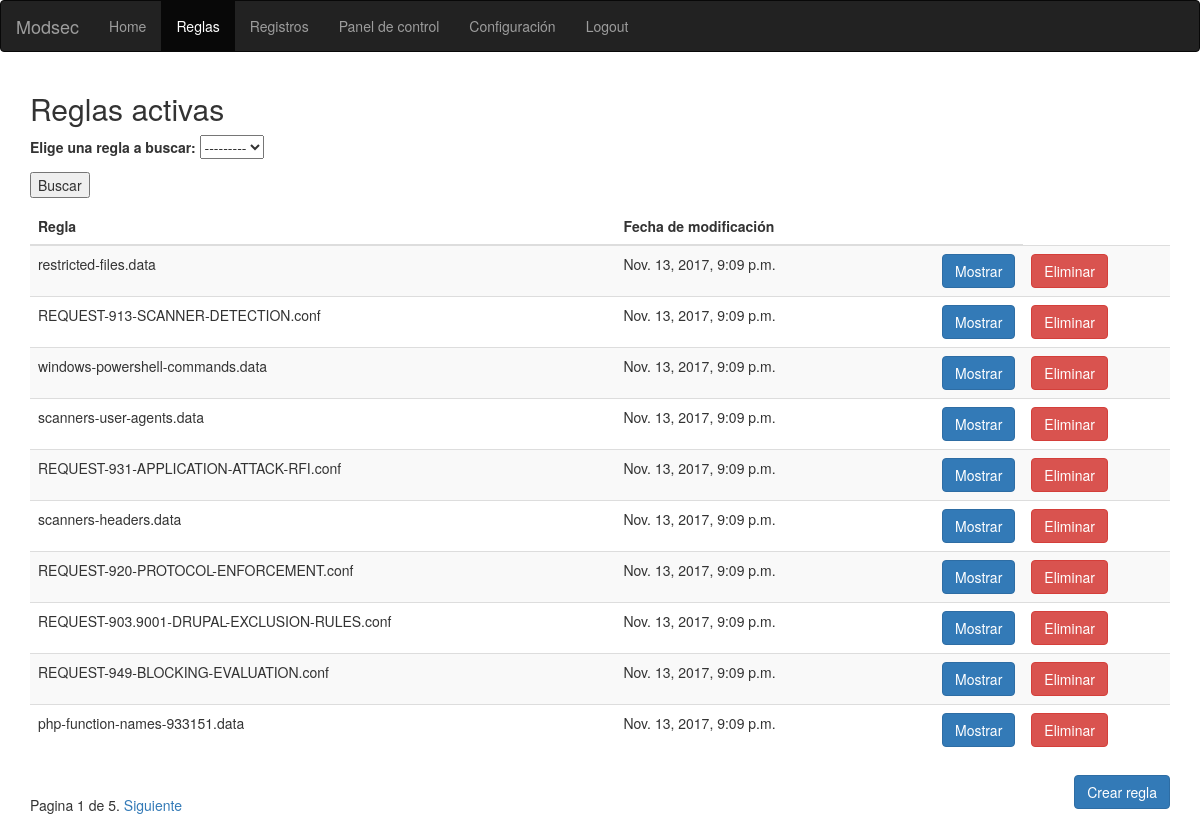
The app's page /modsec/rules/ (signed in) with its own data.
### modsec/models.py (models this page shows, shortened)
class Rule(models.Model):
    name= models.CharField(max_length=200)
    text= RichTextField(config_name='default',extra_plugins=['codesnippet'],)
    lastMod=models.DateTimeField(default=timezone.now)
    path=models.ForeignKey(Path,on_delete=models.CASCADE)

### modsec/views.py (the view)
@login_required(login_url='/modsec/login')
def rules(request):
    rule=""
    if request.method == 'POST':
        form = selectRule(request.POST)
        if form.is_valid():
            rule=form.cleaned_data['ruleSel']
            rules=Rule.objects.all()
            reglas=[]
            for r in rules:
                if str(rule)==str(r):
                    reglas.append(r)
            paginator = Paginator(reglas, 10) # Show 25 contacts per page
            page = request.GET.get('page')
            try:
                reglas = paginator.page(page)
            except PageNotAnInteger:
                reglas = paginator.page(1)
            except EmptyPage:
                reglas = paginator.page(paginator.num_pages)
            context={'form':form,'reglas':reglas,'rule': rule}
            return render(request, 'modsec/rules.html',context)
    else:
        reglas=Rule.objects.all()
        paginator = Paginator(reglas, 10) # Show 25 contacts per page
        page = request.GET.get('page')
        try:
            reglas = paginator.page(page)
        except PageNotAnInteger:
            reglas = paginator.page(1)
        except EmptyPage:
            reglas = paginator.page(paginator.num_pages)
        form = selectRule()
        context={'form':form,'reglas':reglas,'rule': rule}
    return render(request, 'modsec/rules.html',context)

### modsec/forms.py
class selectRule(forms.Form):
    ruleSel=forms.ModelChoiceField(queryset=Rule.objects.all(),label="Elige una regla a buscar")

### modsec/templates/modsec/rules.html (shortened to what this page needs)
<!DOCTYPE html>
<html lang="en">
<head>
  <link rel="stylesheet" href="https://maxcdn.bootstrapcdn.com/bootstrap/3.3.7/css/bootstrap.min.css">
</head>
<body>
<nav class="navbar navbar-inverse">
  <div class="container-fluid">
    <div class="navbar-header">
      <a class="navbar-brand" href="/modsec/">Modsec</a>
    </div>
    <ul class="nav navbar-nav">
      <li><a href="/modsec/">Home</a></li>
      <li class="active"><a href="/modsec/rules/">Reglas</a></li>
      <li><a href="/modsec/logs/">Registros</a></li>
      <li><a href="/modsec/dashboard/">Panel de control</a></li>
       <li><a href="/modsec/conf/">Configuración</a></li>
      <li><a href="/modsec/logout/">Logout</a></li>
    </ul>
  </div>
</nav>
<div class="container">
  <h2>Reglas activas</h2>
   <form id="form" method="post" action="">{% csrf_token %}
    {{form.as_p}}
    <p><input type="submit" value="Buscar"/></p>
  </form>
  <table class="table table-striped">
    <thead>
      <tr>
        <th>Regla</th>
        <th>Fecha de modificación</th>
        <th></th>
      </tr>
    </thead>
    <tbody>
     {% for rule in reglas %}
     	<tr>
			 <td>{{ rule.name }}</td>
			 <td>{{ rule.lastMod }}</td>
			 <td><a href="/modsec/showRule/{{ rule.id }}/" class="btn btn-primary" style="float:right">Mostrar</a></td>
        {% if request.user.is_superuser %}
          <td> <a href="/modsec/deleteRule/{{ rule.id }}/" class="btn btn-danger" style="float:left">Eliminar</a></td>
       {% endif %}
	 {% endfor %}
       </tr>
    </tbody>
  </table>
  <div class="pagination">
    <span class="step-links">
        <span class="current">
            Pagina {{ reglas.number }} de {{ reglas.paginator.num_pages }}.
        </span>
        {% if reglas.has_next %}
            <a href="?page={{ reglas.next_page_number }}">Siguiente</a>
        {% endif %}
    </span>
</div>
 <a href="/modsec/createRule/" class="btn btn-primary" style="float:right">Crear regla</a>
</div>
</body>
</html>

### records on screen
Rule: name "restricted-files.data", lastMod "Nov. 13, 2017, 9:09 p.m."
Rule: name "REQUEST-913-SCANNER-DETECTION.conf", lastMod "Nov. 13, 2017, 9:09 p.m."
Rule: name "windows-powershell-commands.data", lastMod "Nov. 13, 2017, 9:09 p.m."
Rule: name "scanners-user-agents.data", lastMod "Nov. 13, 2017, 9:09 p.m."
Rule: name "REQUEST-931-APPLICATION-ATTACK-RFI.conf", lastMod "Nov. 13, 2017, 9:09 p.m."
Rule: name "scanners-headers.data", lastMod "Nov. 13, 2017, 9:09 p.m."
Rule: name "REQUEST-920-PROTOCOL-ENFORCEMENT.conf", lastMod "Nov. 13, 2017, 9:09 p.m."
Rule: name "REQUEST-903.9001-DRUPAL-EXCLUSION-RULES.conf", lastMod "Nov. 13, 2017, 9:09 p.m."
Rule: name "REQUEST-949-BLOCKING-EVALUATION.conf", lastMod "Nov. 13, 2017, 9:09 p.m."
Rule: name "php-function-names-933151.data", lastMod "Nov. 13, 2017, 9:09 p.m."

### other values on screen
{{ reglas.number }} "1"
{{ reglas.paginator.num_pages }} "5"
